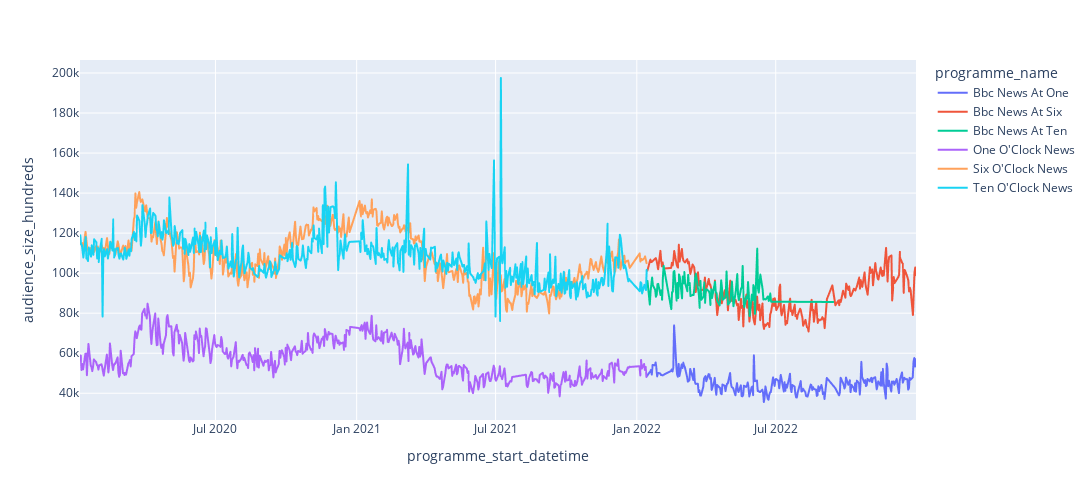

Write notebook code for a chart like this one.
### Markdown cell above
## Plotting the data

### Code cell
px.line(bbc_news_all_homes, x="programme_start_datetime", y="audience_size_hundreds", color="programme_name", width = 1300, height=500)

### Figure 1 — Plotly figure (JSON) as saved in the notebook; plotly's stock layout.template omitted (floating-point values rounded to 4 significant figures; data arrays with more than 128 entries replaced by an {"elided": "..."} marker saying what was removed)
{"data": [{"hovertemplate": "programme_name=Bbc News At One<br>programme_start_datetime=%{x}<br>audience_size_hundreds=%{y}<extra></extra>", "legendgroup": "Bbc News At One", "line": {"color": "#636efa", "dash": "solid"}, "marker": {"symbol": "circle"}, "mode": "lines", "name": "Bbc News At One", "showlegend": true, "type": "scattergl", "x": {"elided": "232 str values"}, "xaxis": "x", "y": {"elided": "232 int values"}, "yaxis": "y"}, {"hovertemplate": "programme_name=Bbc News At Six<br>programme_start_datetime=%{x}<br>audience_size_hundreds=%{y}<extra></extra>", "legendgroup": "Bbc News At Six", "line": {"color": "#EF553B", "dash": "solid"}, "marker": {"symbol": "circle"}, "mode": "lines", "name": "Bbc News At Six", "showlegend": true, "type": "scattergl", "x": {"elided": "233 str values"}, "xaxis": "x", "y": {"elided": "233 int values"}, "yaxis": "y"}, {"hovertemplate": "programme_name=Bbc News At Ten<br>programme_start_datetime=%{x}<br>audience_size_hundreds=%{y}<extra></extra>", "legendgroup": "Bbc News At Ten", "line": {"color": "#00cc96", "dash": "solid"}, "marker": {"symbol": "circle"}, "mode": "lines", "name": "Bbc News At Ten", "showlegend": true, "type": "scattergl", "x": ["2022-01-14T22:00:00", "2022-01-17T22:00:00", "2022-01-18T22:00:00", "2022-01-19T22:00:00", "2022-01-20T22:00:00", "2022-01-21T22:00:00", "2022-01-24T22:00:00", "2022-01-25T22:00:00", "2022-01-26T22:00:00", "2022-01-27T22:00:00", "2022-01-28T22:00:00", "2022-01-31T22:00:00", "2022-02-01T22:00:00", "2022-02-02T22:00:00", "2022-02-03T22:00:00", "2022-02-04T22:00:00", "2022-02-14T22:00:00", "2022-02-15T22:00:00", "2022-02-16T22:00:00", "2022-02-17T22:00:00", "2022-02-18T22:00:00", "2022-02-21T22:00:30", "2022-02-22T22:00:30", "2022-02-23T22:00:00", "2022-02-24T22:00:00", "2022-02-25T22:00:00", "2022-02-28T22:00:00", "2022-03-01T22:00:00", "2022-03-02T22:00:04", "2022-03-03T22:00:00", "2022-03-04T22:00:00", "2022-03-07T22:00:20", "2022-03-08T22:00:00", "2022-03-09T22:00:05", "2022-03-10T22:00:00", "2022-03-11T22:10:10", "2022-03-14T22:00:00", "2022-03-15T22:00:00", "2022-03-16T22:00:00", "2022-03-17T22:00:00", "2022-03-18T22:00:09", "2022-03-22T22:00:00", "2022-03-23T22:00:00", "2022-03-24T22:00:00", "2022-03-25T22:00:00", "2022-03-28T22:00:00", "2022-03-29T22:00:00", "2022-03-30T22:00:00", "2022-03-31T22:00:00", "2022-04-01T22:00:00", "2022-04-04T22:01:00", "2022-04-05T22:00:00", "2022-04-06T22:00:00", "2022-04-07T22:00:02", "2022-04-08T22:00:50", "2022-04-12T22:00:00", "2022-04-13T22:00:00", "2022-04-14T22:00:00", "2022-04-15T22:00:00", "2022-04-18T22:00:00", "2022-04-19T22:00:00", "2022-04-20T22:00:00", "2022-04-21T22:00:00", "2022-04-22T22:00:00", "2022-04-25T22:00:00", "2022-04-26T22:00:00", "2022-04-27T22:00:00", "2022-04-28T22:00:00", "2022-04-29T22:00:00", "2022-05-02T22:00:00", "2022-05-04T22:00:00", "2022-05-06T22:00:15", "2022-05-09T22:00:00", "2022-05-10T22:00:00", "2022-05-11T22:00:00", "2022-05-12T22:00:00", "2022-05-13T22:01:00", "2022-05-16T22:00:00", "2022-05-17T22:00:00", "2022-05-18T22:00:00", "2022-05-19T22:00:00", "2022-05-20T22:01:00", "2022-05-23T22:00:30", "2022-05-24T22:00:00", "2022-05-25T22:00:00", "2022-05-26T22:00:00", "2022-05-27T22:01:00", "2022-05-30T22:00:00", "2022-05-31T22:00:00", "2022-06-01T22:00:00", "2022-06-02T22:00:02", "2022-06-03T22:00:00", "2022-06-06T22:00:00", "2022-06-07T22:00:00", "2022-06-08T22:00:00", "2022-06-09T22:00:00", "2022-06-10T22:00:00", "2022-06-13T22:00:00", "2022-06-14T22:00:00", "2022-06-15T22:00:00", "2022-06-16T22:00:00", "2022-06-17T22:00:00", "2022-06-20T22:00:00", "2022-06-21T22:00:00", "2022-06-22T22:00:00", "2022-06-23T22:00:00", "2022-06-24T22:00:30", "2022-09-13T22:00:10", "2022-09-13T22:00:10"], "xaxis": "x", "y": [96098, 84291, 90964, 94286, 97804, 93933, 91768, 88195, 89195, 94441, 94656, 89048, 91451, 86715, 97285, 103649, 82018, 90491, 90749, 100566, 101075, 86273, 95081, 87554, 99368, 98402, 87413, 98345, 94891, 100570, 95091, 90951, 99153, 94098, 95091, 88532, 89148, 89046, 92167, 97583, 99757, 89193, 82639, 96138, 86670, 88276, 95361, 85173, 91658, 91950, 90970, 89933, 84111, 91968, 87533, 95623, 90345, 90017, 86067, 83889, 89054, 96409, 92889, 86721, 87650, 89311, 100826, 91088, 84264, 85953, 95793, 83485, 90781, 95193, 99550, 89103, 86499, 92447, 92661, 103616, 88823, 82906, 88469, 87303, 95530, 89410, 78580, 89278, 86452, 94027, 92830, 79681, 112237, 92195, 90296, 94892, 99293, 91910, 86831, 87104, 86948, 86855, 88423, 86104, 86790, 89862, 85739, 85596, 85596], "yaxis": "y"}, {"hovertemplate": "programme_name=One O'Clock News<br>programme_start_datetime=%{x}<br>audience_size_hundreds=%{y}<extra></extra>", "legendgroup": "One O'Clock News", "line": {"color": "#ab63fa", "dash": "solid"}, "marker": {"symbol": "circle"}, "mode": "lines", "name": "One O'Clock News", "showlegend": true, "type": "scattergl", "x": {"elided": "496 str values"}, "xaxis": "x", "y": {"elided": "496 int values"}, "yaxis": "y"}, {"hovertemplate": "programme_name=Six O'Clock News<br>programme_start_datetime=%{x}<br>audience_size_hundreds=%{y}<extra></extra>", "legendgroup": "Six O'Clock News", "line": {"color": "#FFA15A", "dash": "solid"}, "marker": {"symbol": "circle"}, "mode": "lines", "name": "Six O'Clock News", "showlegend": true, "type": "scattergl", "x": {"elided": "501 str values"}, "xaxis": "x", "y": {"elided": "501 int values"}, "yaxis": "y"}, {"hovertemplate": "programme_name=Ten O'Clock News<br>programme_start_datetime=%{x}<br>audience_size_hundreds=%{y}<extra></extra>", "legendgroup": "Ten O'Clock News", "line": {"color": "#19d3f3", "dash": "solid"}, "marker": {"symbol": "circle"}, "mode": "lines", "name": "Ten O'Clock News", "showlegend": true, "type": "scattergl", "x": {"elided": "502 str values"}, "xaxis": "x", "y": {"elided": "502 int values"}, "yaxis": "y"}], "layout": {"height": 500, "legend": {"title": {"text": "programme_name"}, "tracegroupgap": 0}, "margin": {"t": 60}, "width": 1300, "xaxis": {"anchor": "y", "autorange": true, "domain": [0, 1], "range": ["2020-01-06 13:00", "2022-12-30 18:10:30"], "title": {"text": "programme_start_datetime"}, "type": "date"}, "yaxis": {"anchor": "x", "autorange": true, "domain": [0, 1], "range": [26630.0, 206500.0], "title": {"text": "audience_size_hundreds"}, "type": "linear"}}}
